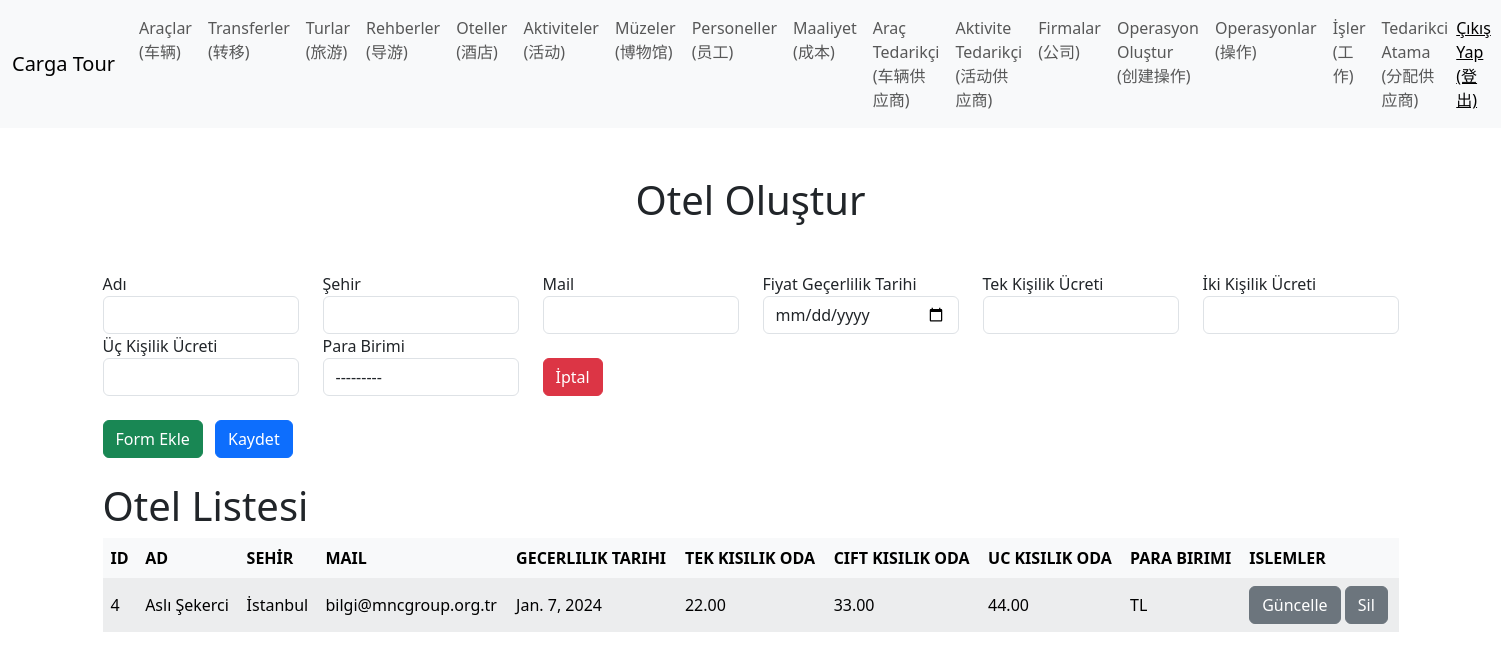
/hotel/ (signed in), run on the app's committed database.
### TourManager/models.py (models this page shows, shortened)
class Hotel(models.Model):
    CURRENCY_CHOICES = (
        ('TL', 'TL'),
        ('USD', 'USD'),
        ('EUR', 'EUR'),
    )
    company=models.ForeignKey(Sirket, verbose_name="Sirket", on_delete=models.CASCADE)
    name = models.CharField(verbose_name="Adı", max_length=100)
    city = models.CharField(verbose_name="Şehir", max_length=155)
    mail = models.CharField(verbose_name="Mail", max_length=155)
    one_person = models.DecimalField(verbose_name="Tek Kişilik Ücreti", max_digits=10, decimal_places=2)
    two_person = models.DecimalField(verbose_name="İki Kişilik Ücreti", max_digits=10, decimal_places=2)
    tree_person = models.DecimalField(verbose_name="Üç Kişilik Ücreti", max_digits=10, decimal_places=2)
    finish = models.DateField(verbose_name="Fiyat Geçerlilik Tarihi")
    currency = models.CharField(max_length=3, choices=CURRENCY_CHOICES, verbose_name="Para Birimi")

### TourManager/views.py (the view)
# urls.py: path('hotel/', hotel, name='hotel'),
def hotel(request):
    requestPersonel = Personel.objects.get(user = request.user)
    sirket = requestPersonel.company
    context={
        'title' : 'Otel',
        'createtitle' : 'Otel Oluştur',
        'listTitle' : 'Otel Listesi',
        'createUrl' : 'create_hotel',
        'deleteUrl' : 'delete_hotel',
        'form' : HotelForm(),
        'hotels' : Hotel.objects.filter(company = sirket)
    }
    return render(request, 'tour/hotel.html', context)

### TourManager/forms.py
class HotelForm(forms.ModelForm):
    class Meta:
        model = Hotel
        fields = ['name', 'city', 'mail', 'one_person', 'two_person', 'tree_person', 'finish', 'currency']
        widgets = {
            'name': forms.TextInput(attrs={'class': 'form-control'}),
            'city': forms.TextInput(attrs={'class': 'form-control'}),
            'mail': forms.EmailInput(attrs={'class': 'form-control'}),
            'one_person': forms.NumberInput(attrs={'class': 'form-control'}),
            'two_person': forms.NumberInput(attrs={'class': 'form-control'}),
            'tree_person': forms.NumberInput(attrs={'class': 'form-control'}),
            'finish': forms.DateInput(attrs={'class': 'form-control', 'type': 'date'}),
            'currency': forms.Select(attrs={'class': 'form-control'}),
        }

### TourManager/templates/tour/hotel.html
{% extends "tour/base.html" %}
{% block content %}
<h1 class="text-center my-5">{{ createtitle }}</h1>
<div id="forms">
    {% include 'tour/partials/hotel-form.html' %}
</div>
<button class="btn btn-success my-4 me-2" hx-get="{% url createUrl %}" hx-target="#forms" hx-swap="beforeend">Form Ekle</button>
<button type="button" class="btn btn-primary my-4"  id="submit-all">Kaydet</button>
<h1> {{ listTitle }}</h1>
<div style="overflow-x: auto;">
<table class="table table-striped table-hover table-borderless table-light align-middle">
    <thead>
        <tr>
            <th>ID</th>
            <th>AD</th>
            <th>SEHİR</th>
            <th>MAIL</th>
            <th>GECERLILIK TARIHI</th>
            <th>TEK KISILIK ODA</th>
            <th>CIFT KISILIK ODA</th>
            <th>UC KISILIK ODA</th>
            <th>PARA BIRIMI</th>
            <th>ISLEMLER</th>
        </tr>
    </thead>
    <tbody id="hotel-list">
        {% for hotel in hotels %}
            {% include "tour/partials/hotel-list.html" %}
        {% endfor %}
    </tbody>
</table>
</div>
{% endblock content %}

### TourManager/templates/tour/partials/hotel-list.html
<tr id="hotel-{{ hotel.id }}"  hx-swap="outerHTML swap:.5s" target="this">
    <td>{{ hotel.id }}</td>
    <td>{{ hotel.name }}</td>
    <td>{{ hotel.city }}</td>
    <td>{{ hotel.mail }}</td>
    <td>{{ hotel.finish }}</td>
    <td>{{ hotel.one_person }}</td>
    <td>{{ hotel.two_person }}</td>
    <td>{{ hotel.tree_person }}</td>
    <td>{{ hotel.currency }}</td>
    <td>
        <button class="btn btn-secondary" hx-get="{% url 'edit_hotel' hotel.id %}" hx-target="#hotel-{{ hotel.id }}" hx-swap="outerHTML swap:.5s">
            Güncelle
        </button>
        <button class="btn btn-secondary" hx-delete="{% url 'delete_hotel' hotel.id %}" hx-confirm="Silmek istediğine emin misin?" hx-target="#hotel-{{ hotel.id }}">Sil</button>
    </td>
</tr>

### data on the page
Hotel: id "4", name "Aslı Şekerci", city "İstanbul", mail "bilgi@mncgroup.org.tr", finish "Jan. 7, 2024", one_person "22.00", two_person "33.00", tree_person "44.00", currency "TL"

### other printed values
{{ createtitle }} "Otel Oluştur"
{{ listTitle }} "Otel Listesi"
